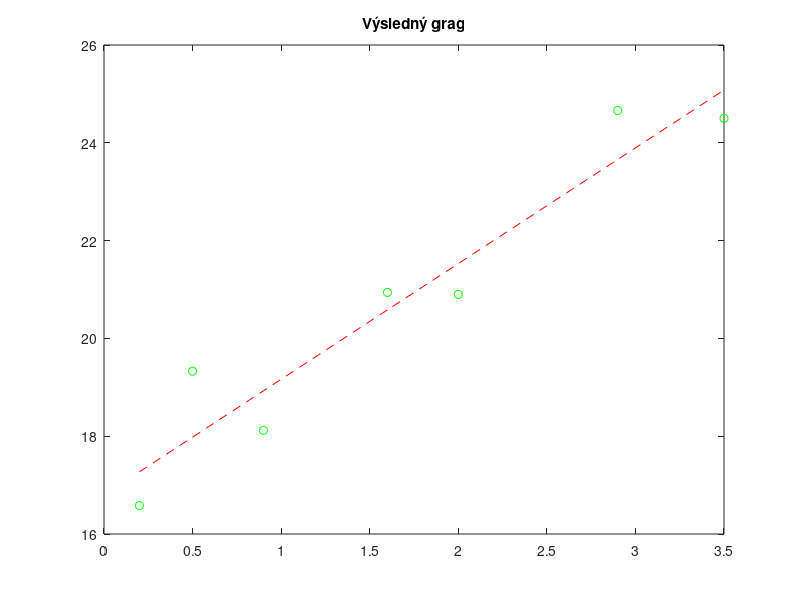

Recreate this plot in MATLAB.
% 2021.12.07
% Metóda najmenších štvorcov
% Jakub Daxner

# x = [-4 0 1 3];
# x = [0.2 0.5 0.9 1.6 2.0 2.9 3.5]
# y = [3 1 0 -7];

x = [0.2 0.5 0.9 1.6 2.0 2.9 3.5]
y = [16.58 19.33 18.12 20.94 20.90 24.66 24.5];

n = length(x)

% Inicializoanie premenných
X = 0;
Xpow2 = 0;
XY = 0;
Y = 0;
finalY = 0;
finalX = 0;

% Sum of 
for i = 1 : n;
    X = X + x(i);
    Xpow2 = Xpow2 + x(i)*x(i);
    % Xpow2 = Xpow2 + x(i)^2;
    Y = Y + y(i);
    XY = XY + x(i)*y(i);
endfor


% Riešením sústavy sú hodnoty :
% finalX = (n*XY - X*Y) / (n*Xpow2 - X.^2);
% finalY = (Y - Y*X) / (n*Xpow2 - X*X);

% Riešením sústavy sú hodnoty :
finalX = (n*XY - X*Y) / (n*Xpow2 - X*X);
finalY = (Y * Xpow2 - X*XY) / (n*Xpow2 - X*X);

disp("Equation = ")
finalX
finalY

% xInt = 0.2 : 0.1 : 3.5;

f = @(x) finalX*(x) + finalY;
yInt = f(x);

plot(x, y, "go")
hold on
plot(x, yInt, "r--")
title("Výsledný grag")